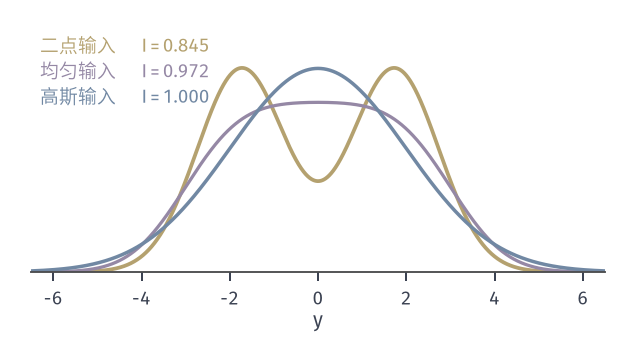

The script that drew this image:
from pathlib import Path
import sys, math
HERE = Path(__file__).resolve().parent
sys.path.insert(0, str(HERE.parent/"gcc-common"))
from gcc_fig import *
# Output densities of Y = X + Z, Z ~ N(0,1), for three inputs with the same power E X^2 = 3:
#   binary X = +-sqrt(3) (yellow), uniform X on [-3,3] (purple), Gaussian X ~ N(0,3) (blue).
# Mutual information I = h(Y) - h(Z) by numerical integration on a fine grid: 0.845, 0.972, 1.000 bit.
P = 3.0
y = np.linspace(-11, 11, 44001); dy = y[1]-y[0]
fb = .5*(phi(y-math.sqrt(P))+phi(y+math.sqrt(P)))
a = math.sqrt(3*P)
Phi = np.vectorize(lambda u: .5*(1+math.erf(u/math.sqrt(2))))
fu = (Phi(y+a)-Phi(y-a))/(2*a)
fg = phi(y, P+1)
hz = .5*math.log2(2*math.pi*math.e)
I = [diff_entropy(f, dy)-hz for f in (fb, fu, fg)]
fig, ax = figure(width_mm=88, height_mm=48)
panel(fig, left=.05, right=.97, top=.95, bottom=.2)
ax.plot(y, fb, color=YELLOW, lw=1.5)
ax.plot(y, fu, color=PURPLE, lw=1.3)
ax.plot(y, fg, color=BLUE, lw=1.4)
ax.set_xlim(-6.5, 6.5); ax.set_ylim(0, .25); ax.set_yticks([]); ax.spines['left'].set_visible(False)
ax.set_xlabel(r'$y$', labelpad=1)
for k, (s, col) in enumerate((('二点输入', YELLOW), ('均匀输入', PURPLE), ('高斯输入', BLUE))):
    lab(ax, -6.3, .215-.025*k, s, col); lab(ax, -4.0, .215-.025*k, r'$I=%.3f$' % I[k], col)
save(fig, HERE, 'figure', {'I_binary': I[0], 'I_uniform': I[1], 'I_gauss': I[2], 'h_Z': hz})
